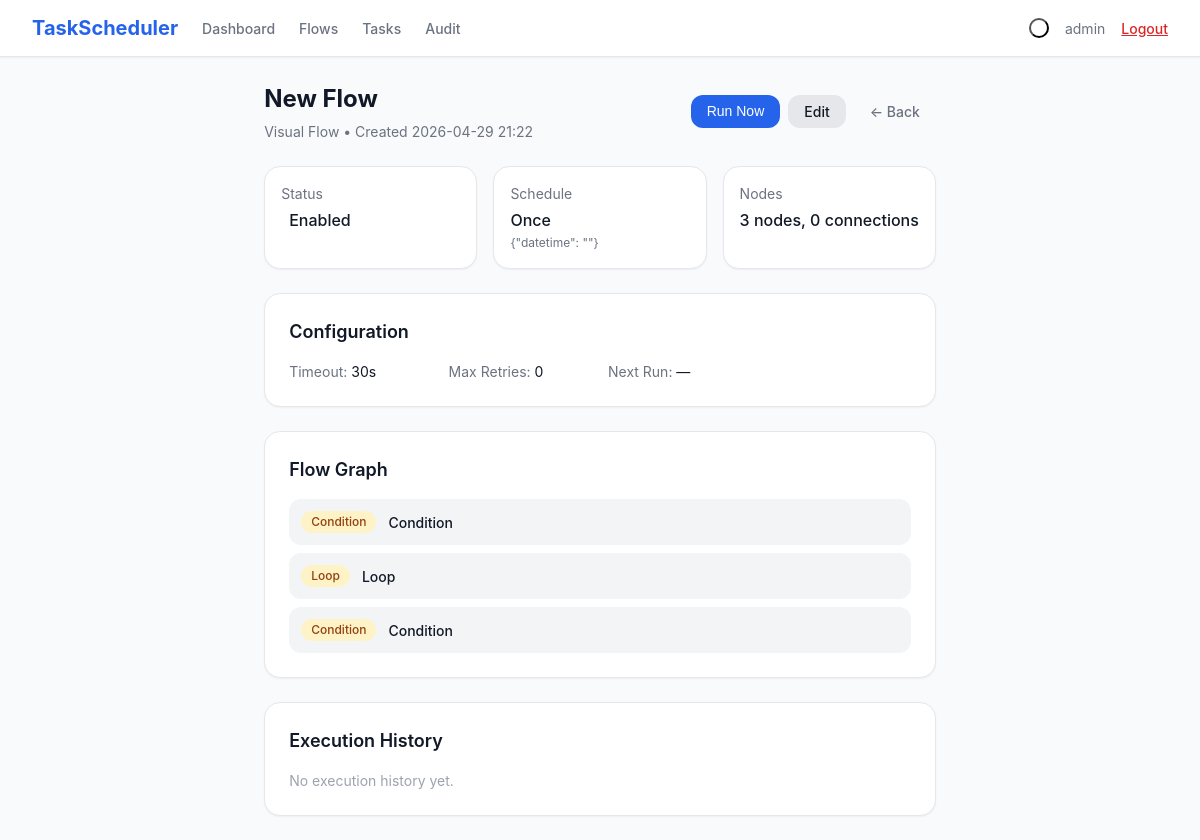
The page /flow/5 (signed in) on the database its author committed.
### models.py (models this page shows, shortened)
class Flow(db.Model):
    __tablename__ = 'flows'
    id = db.Column(db.Integer, primary_key=True)
    name = db.Column(db.String(200), nullable=False)
    schedule_type = db.Column(db.String(50), nullable=False)
    schedule_config = db.Column(db.Text, default='{}')
    enabled = db.Column(db.Boolean, default=True)
    nodes = db.Column(db.Text, default='[]')
    connections = db.Column(db.Text, default='[]')
    timeout_seconds = db.Column(db.Integer, default=30)
    max_retries = db.Column(db.Integer, default=0)
    last_run_time = db.Column(db.DateTime, nullable=True)
    last_run_status = db.Column(db.String(20), nullable=True)
    last_run_output = db.Column(db.Text, nullable=True)
    last_run_node_errors = db.Column(db.Text, default='{}')
    next_run_time = db.Column(db.DateTime, nullable=True)
    created_at = db.Column(db.DateTime, default=datetime.utcnow)
    updated_at = db.Column(db.DateTime, default=datetime.utcnow, onupdate=datetime.utcnow)
    def get_nodes(self):
        return json.loads(self.nodes) if self.nodes else []
    def get_connections(self):
        return json.loads(self.connections) if self.connections else []
    def get_schedule_config(self):
        return json.loads(self.schedule_config) if self.schedule_config else {}
    def get_node_errors(self):
        return json.loads(self.last_run_node_errors) if self.last_run_node_errors else {}

### app.py (the view)
@app.route('/flow/<int:id>')
@login_required
def flow_detail(id):
    flow = Flow.query.get_or_404(id)
    logs = ExecutionLog.query.filter_by(flow_id=id).order_by(ExecutionLog.run_time.desc()).limit(20).all()
    return render_template('flow_detail.html', flow=flow, logs=logs)

### app.py (called while the page is built)
def login_required(f):
    @wraps(f)
    def decorated_function(*args, **kwargs):
        if 'user_id' not in session:
            if request.is_json or request.path.startswith('/api/'):
                return jsonify({'error': 'Unauthorized'}), 401
            return redirect(url_for('login'))
        return f(*args, **kwargs)
    return decorated_function

### templates/flow_detail.html (shortened to what this page needs)
{% extends "base.html" %}
{% block content %}
<div class="max-w-5xl mx-auto space-y-6">
    <div class="flex items-center justify-between">
        <div>
            <h1 class="text-2xl font-bold text-body">{{ flow.name }}</h1>
            <p class="text-sm text-muted mt-1">Visual Flow &bull; Created {{ flow.created_at.strftime('%Y-%m-%d %H:%M') }}</p>
        </div>
        <div class="flex gap-2">
            <button onclick="runFlow({{ flow.id }})" class="btn btn-primary">Run Now</button>
            <a href="{{ url_for('flow_edit', id=flow.id) }}" class="btn btn-secondary">Edit</a>
            <a href="{{ url_for('flows_list') }}" class="btn btn-ghost">&larr; Back</a>
        </div>
    </div>
    <div class="grid grid-2 md-grid-3 gap-4">
        <div class="card p-4">
            <div class="text-sm text-muted">Status</div>
            <div class="flex items-center gap-2 mt-1">
                <span class="font-medium text-body">{{ 'Enabled' if flow.enabled else 'Disabled' }}</span>
            </div>
        </div>
        <div class="card p-4">
            <div class="text-sm text-muted">Schedule</div>
            <div class="font-medium text-body mt-1">{{ flow.schedule_type|title }}</div>
            <div class="text-xs text-muted mt-0-5">{{ flow.get_schedule_config()|tojson }}</div>
        </div>
        <div class="card p-4">
            <div class="text-sm text-muted">Nodes</div>
            <div class="font-medium text-body mt-1">{{ flow.get_nodes()|length }} nodes, {{ flow.get_connections()|length }} connections</div>
        </div>
    </div>
    <div class="card p-6">
        <h3 class="text-lg font-semibold text-body mb-4">Configuration</h3>
        <div class="grid grid-2 md-grid-4 gap-4 text-sm">
            <div><span class="text-muted">Timeout:</span> <span class="text-body">{{ flow.timeout_seconds }}s</span></div>
            <div><span class="text-muted">Max Retries:</span> <span class="text-body">{{ flow.max_retries }}</span></div>
            <div><span class="text-muted">Next Run:</span> <span class="text-body">{{ flow.next_run_time.strftime('%Y-%m-%d %H:%M') if flow.next_run_time else '—' }}</span></div>
        </div>
    </div>
    <div class="card p-6">
        <h3 class="text-lg font-semibold text-body mb-4">Flow Graph</h3>
        {% set nodes = flow.get_nodes() %}
        {% set conns = flow.get_connections() %}
        {% if nodes %}
        <div class="space-y-2">
            {% for node in nodes %}
            <div class="flex items-center gap-3 p-3 bg-gray-100 dark:bg-gray-900 rounded-lg">
                <span class="badge {% if node.type == 'function' %}badge-blue{% else %}badge-amber{% endif %}">{{ node.type|title }}</span>
                <span class="font-medium text-sm text-body">{{ node.name }}</span>
                {% set node_errors = flow.get_node_errors() %}
            </div>
            {% endfor %}
        </div>
        {% else %}
        <p class="text-light text-sm">No nodes in this flow.</p>
        {% endif %}
    </div>
    <div class="card p-6">
        <h3 class="text-lg font-semibold text-body mb-4">Execution History</h3>
        {% if logs %}
        <div class="table-wrap">
            <table>
                <thead><tr><th>Time</th><th>Status</th><th>Duration</th><th>Attempt</th><th>Output</th></tr></thead>
                <tbody>
                    {% for log in logs %}
                    <tr>
                        <td class="text-muted whitespace-nowrap">{{ log.run_time.strftime('%m/%d %H:%M:%S') }}</td>
                        <td><span class="badge {% if log.status == 'success' %}badge-green{% else %}badge-red{% endif %}">{{ log.status|title }}</span></td>
                        <td class="text-muted">{{ log.duration_ms }}ms</td>
                        <td class="text-muted">#{{ log.attempt_number }}</td>
                        <td class="text-muted max-w-md truncate">{{ log.output or '—' }}</td>
                    </tr>
                    {% endfor %}
                </tbody>
            </table>
        </div>
        {% else %}
        <p class="text-light text-sm">No execution history yet.</p>
        {% endif %}
    </div>
</div>
{% endblock %}

### static/css/style.css (style rules this page uses)
:root { --bg-body: #f9fafb; --bg-card: #ffffff; --bg-nav: #ffffff; --bg-sidebar: #f3f4f6; --bg-input: #ffffff; --bg-code: #f3f4f6; --bg-hover: #f9fafb; --bg-badge-green: #dcfce7; --bg-badge-red: #fee2e2; --bg-badge-blue: #dbeafe; --bg-badge-amber: #fef3c7; --bg-badge-purple: #f3e8ff; --bg-badge-gray: #f3f4f6; --bg-primary-50: #eff6ff; --bg-primary-100: #dbeafe; --bg-primary-600: #2563eb; --bg-primary-700: #1d4ed8; --bg-green-600: #16a34a; --bg-green-700: #15803d; --bg-gray-100: #f3f4f6; --bg-gray-200: #e5e7eb; --bg-gray-600: #4b5563; --bg-gray-700: #374151; --bg-gray-800: #1f2937; --bg-gray-900: #111827; --bg-red-100: #fee2e2; --bg-red-500: #ef4444; --bg-red-600: #dc2626; --text-body: #111827; --text-muted: #6b7280; --text-light: #9ca3af; --text-primary: #2563eb; --text-green: #16a34a; --text-red: #dc2626; --text-purple: #9333ea; --text-amber: #92400e; --text-blue: #1e40af; --border-color: #e5e7eb; --border-dark: #d1d5db; --shadow-sm: 0 1px 2px 0 rgba(0,0,0,0.05); --shadow: 0 1px 3px 0 rgba(0,0,0,0.1), 0 1px 2px -1px rgba(0,0,0,0.1); --shadow-lg: 0 10px 15px -3px rgba(0,0,0,0.1), 0 4px 6px -4px rgba(0,0,0,0.1); --shadow-xl: 0 20px 25px -5px rgba(0,0,0,0.1), 0 8px 10px -6px rgba(0,0,0,0.1); --radius-sm: 0.375rem; --radius: 0.5rem; --radius-lg: 0.75rem; --radius-xl: 1rem; --radius-full: 9999px; }
* { box-sizing: border-box; margin: 0; padding: 0; }
html, body { height: 100%; }
body { font-family: -apple-system, BlinkMacSystemFont, 'Segoe UI', Roboto, sans-serif; background: var(--bg-body); color: var(--text-body); line-height: 1.5; -webkit-font-smoothing: antialiased; }
.page { min-height: 100vh; display: flex; flex-direction: column; }
.flex { display: flex; }
.items-center { align-items: center; }
.justify-between { justify-content: space-between; }
.gap-2 { gap: 0.5rem; }
.gap-3 { gap: 0.75rem; }
.gap-4 { gap: 1rem; }
.grid { display: grid; }
.grid-2 { grid-template-columns: repeat(2, 1fr); }
@media (min-width: 768px) { .md-grid-3 { grid-template-columns: repeat(3, 1fr); } }
@media (min-width: 768px) { .md-grid-4 { grid-template-columns: repeat(4, 1fr); } }
.mb-4 { margin-bottom: 1rem; }
.mt-0-5 { margin-top: 0.125rem; }
.mt-1 { margin-top: 0.25rem; }
.mx-auto { margin-left: auto; margin-right: auto; }
.p-3 { padding: 0.75rem; }
.p-4 { padding: 1rem; }
.p-6 { padding: 1.5rem; }
.space-y-2 > * + * { margin-top: 0.5rem; }
.space-y-6 > * + * { margin-top: 1.5rem; }
.text-xs { font-size: 0.75rem; }
.text-sm { font-size: 0.875rem; }
.text-lg { font-size: 1.125rem; }
.text-2xl { font-size: 1.5rem; }
.font-medium { font-weight: 500; }
.font-semibold { font-weight: 600; }
.font-bold { font-weight: 700; }
.text-body { color: var(--text-body); }
.text-muted { color: var(--text-muted); }
.text-light { color: var(--text-light); }
.bg-gray-100 { background: var(--bg-gray-100); }
.card { background: var(--bg-card); border-radius: var(--radius-xl); box-shadow: var(--shadow-sm); border: 1px solid var(--border-color); }
.btn { display: inline-flex; align-items: center; justify-content: center; gap: 0.5rem; padding: 0.5rem 1rem; border-radius: var(--radius-lg); font-size: 0.875rem; font-weight: 500; border: none; cursor: pointer; text-decoration: none; transition: all 0.15s; line-height: 1.25; }
.btn-primary { background: var(--bg-primary-600); color: #fff; }
.btn-secondary { background: var(--bg-gray-200); color: var(--text-body); }
.btn-ghost { background: transparent; color: var(--text-muted); }
.badge { display: inline-flex; align-items: center; padding: 0.125rem 0.625rem; border-radius: var(--radius-full); font-size: 0.75rem; font-weight: 500; }
.badge-amber { background: var(--bg-badge-amber); color: var(--text-amber); }
.rounded-lg { border-radius: var(--radius-lg); }
.max-w-5xl { max-width: 64rem; }
.md-grid-3 { grid-template-columns: 1fr; }
.md-grid-4 { grid-template-columns: 1fr; }

### rows shown on the page
Flow: name "New Flow", created_at "2026-04-29 21:22", enabled "Enabled", schedule_type "Once", get_schedule_config|tojson "{\"datetime\": \"\"}", timeout_seconds "30", max_retries "0", next_run_time "—"

### other values the page prints
{{ session.username }} "admin"
{{ flow.get_nodes()|length }} "3"
{{ flow.get_connections()|length }} "0"
{{ node.type|title }} "Condition" "Loop" "Condition"
{{ node.name }} "Condition" "Loop" "Condition"
